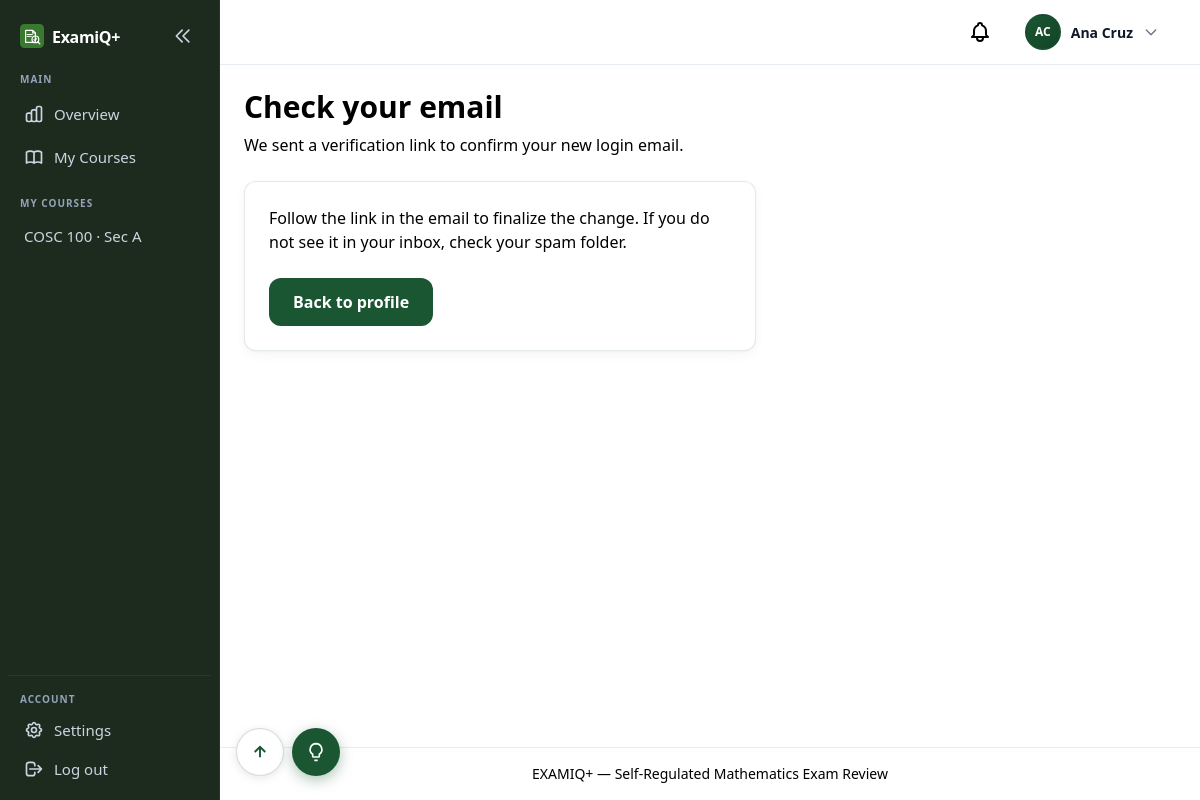
Page /accounts/confirm-email/ (signed in) on the committed database.
### apps/users/models.py (models this page shows, shortened)
class Course(models.Model):
    program = models.ForeignKey(
        Program,
        on_delete=models.PROTECT,
        related_name="course_offerings",
    )
    code = models.CharField(max_length=20)
    name = models.CharField(max_length=200)
    term = models.CharField(max_length=50, default="1st Sem")
    academic_year = models.CharField(max_length=20, default="2026")
    section = models.CharField(max_length=20, default="A")
    is_archived = models.BooleanField(default=False)
    professor = models.ForeignKey(
        User,
        on_delete=models.SET_NULL,
        null=True,
        blank=True,
        related_name="courses_taught",
        limit_choices_to={"role": User.Role.PROFESSOR},
    )
    class Meta:
        verbose_name = "Course"
        verbose_name_plural = "Courses"
        ordering = ["-academic_year", "term", "code"]
        unique_together = [["code", "program", "term", "academic_year", "section"]]
    @property
    def display_label(self) -> str:
        prof = self.professor.get_full_name() if self.professor else "TBA"
        section_part = f"Sec {self.section}, " if self.section else ""
        return f"{self.code} {self.name}, {section_part}{prof}, {self.term} {self.academic_year}"

class User(AbstractUser):
    class Role(models.TextChoices):
        STUDENT = "student", "Student"
        PROFESSOR = "professor", "Faculty"
        CHAIRPERSON = "chairperson", "Department Chairperson"
        CAMPUS_ADMIN = "campus_admin", "Campus Administrator"
    class ApprovalStatus(models.TextChoices):
        APPROVED = "approved", "Approved"
        PENDING = "pending", "Pending"
        REJECTED = "rejected", "Rejected"
    class HomeDegreeProgram(models.TextChoices):
        CS = "cs", "Computer Science"
        IT = "it", "Information Technology"
        BSED_MATH = "bsed_math", "BSEd Mathematics"
        PSYCHOLOGY = "psychology", "Psychology"
        MARKETING = "marketing", "Marketing"
        HR = "hr", "Human Resources"
        HOSPITALITY = "hospitality", "Hospitality Management"
        CRIMINOLOGY = "criminology", "Criminology"
    username = None
    email = models.EmailField(unique=True)
    role = models.CharField(
        max_length=20,
        choices=Role.choices,
        default=Role.STUDENT,
    )
    department = models.ForeignKey(
        Department,
        on_delete=models.SET_NULL,
        null=True,
        blank=True,
        related_name="users",
    )
    home_degree_program = models.CharField(
        max_length=20,
        choices=HomeDegreeProgram.choices,
        blank=True,
        default="",
        help_text="Student's home degree program — scopes review course offerings.",
    )
    year_level = models.ForeignKey(
        "questions.YearLevel",
        on_delete=models.SET_NULL,
        null=True,
        blank=True,
        related_name="students",
        help_text="Student's current year level — scopes available subjects.",
    )
    section = models.ForeignKey(
        ProgramSection,
        on_delete=models.SET_NULL,
        null=True,
        blank=True,
        related_name="students",
        help_text="Student's cohort section for the current academic year.",
    )
    password_changed_at = models.DateTimeField(
        null=True,
        blank=True,
        help_text="When the user last changed their password.",
    )
    middle_name = models.CharField(max_length=150, blank=True, default="")
    profile_photo = models.ImageField(upload_to="profile_photos/", blank=True, null=True)
    student_number = models.CharField(
        max_length=9,
        unique=True,
        null=True,
        blank=True,
        help_text="Nine-digit student ID (students only).",
    )
    employee_id = models.CharField(
        max_length=50,
        blank=True,
        default="",
        help_text="Employee ID for faculty and chairperson accounts.",
    )
    phone_number = models.CharField(
        max_length=11,
        blank=True,
        default="",
        help_text="Eleven-digit mobile number.",
    )
    approval_status = models.CharField(
        max_length=20,
        choices=ApprovalStatus.choices,
        default=ApprovalStatus.APPROVED,
    )
    USERNAME_FIELD = "email"
    REQUIRED_FIELDS: list[str] = []
    objects = UserManager()
    class Meta:
        verbose_name = "User"
        verbose_name_plural = "Users"
        ordering = ["email"]
    def get_full_name(self) -> str:
        parts = [self.first_name, self.middle_name, self.last_name]
        return " ".join(part for part in parts if part).strip()
    @property
    def initials(self) -> str:
        parts = [self.first_name[:1], self.last_name[:1]]
        return "".join(p.upper() for p in parts if p) or self.email[:2].upper()

### apps/users/assignment_services.py (called while the page is built)
def get_professor_course_queryset(professor: User):
    assignment_courses = Course.objects.filter(
        teaching_assignment__professor=professor,
        is_archived=False,
    )
    if assignment_courses.exists():
        return assignment_courses
    return Course.objects.filter(professor=professor, is_archived=False)

### apps/users/notification_services.py (called while the page is built)
def unread_notification_count(user: User) -> int:
    return Notification.objects.filter(user=user, read_at__isnull=True).count()

### templates/account/verification_sent.html (shortened to what this page needs)
{% extends "base.html" %}
{% block content %}
{% include "components/page_header.html" with title="Check your email" subtitle="We sent a verification link to confirm your new login email." %}
<div class="bento-card p-6 max-w-lg">
    <p class="text-examiq-slate">
        Follow the link in the email to finalize the change. If you do not see it in your inbox, check your spam folder.
    </p>
    <a href="{% url 'users:profile' %}" class="btn-primary mt-6 inline-flex">Back to profile</a>
</div>
{% endblock %}

### templates/components/sidebar.html (shortened to what this page needs)
{% if user.is_authenticated %}
<aside id="app-sidebar" class="app-sidebar">
    <div class="app-sidebar-inner">
        <div class="app-sidebar-header">
            {% include "components/sidebar_logo.html" %}
            <button type="button" id="sidebar-collapse-toggle" class="sidebar-collapse-toggle" aria-label="Collapse sidebar" aria-expanded="true">
                <svg class="w-5 h-5 sidebar-collapse-icon" fill="none" stroke="currentColor" viewBox="0 0 24 24"><path stroke-linecap="round" stroke-linejoin="round" stroke-width="2" d="M11 19l-7-7 7-7m8 14l-7-7 7-7"/></svg>
            </button>
        </div>
        <nav class="app-sidebar-nav" aria-label="Main navigation">
            {% if user.role == "student" %}
                <p class="sidebar-section-label">Main</p>
                <a href="{% url 'analytics_student:dashboard' %}" title="Dashboard"
                   class="sidebar-link {% if request.resolver_match.url_name == 'dashboard' and request.resolver_match.namespace == 'analytics_student' %}sidebar-link-active{% endif %}"
                   aria-label="Dashboard">
                    <svg class="sidebar-icon" fill="none" stroke="currentColor" viewBox="0 0 24 24" aria-hidden="true"><path stroke-linecap="round" stroke-linejoin="round" stroke-width="2" d="M4 6a2 2 0 012-2h2a2 2 0 012 2v2a2 2 0 01-2 2H6a2 2 0 01-2-2V6zM14 6a2 2 0 012-2h2a2 2 0 012 2v2a2 2 0 01-2 2h-2a2 2 0 01-2-2V6zM4 16a2 2 0 012-2h2a2 2 0 012 2v2a2 2 0 01-2 2H6a2 2 0 01-2-2v-2zM14 16a2 2 0 012-2h2a2 2 0 012 2v2a2 2 0 01-2 2h-2a2 2 0 01-2-2v-2z"/></svg>
                    <span class="sidebar-label">Dashboard</span>
                </a>
                <a href="{% url 'reviews:setup' %}" title="Start Review"
                   class="sidebar-link {% if request.resolver_match.url_name == 'setup' %}sidebar-link-active{% endif %}"
                   aria-label="Start Review">
                    <svg class="sidebar-icon" fill="none" stroke="currentColor" viewBox="0 0 24 24" aria-hidden="true"><path stroke-linecap="round" stroke-linejoin="round" stroke-width="2" d="M12 8v4l3 3m6-3a9 9 0 11-18 0 9 9 0 0118 0z"/></svg>
                    <span class="sidebar-label">Start Review</span>
                </a>
                <p class="sidebar-section-label">Insights</p>
                <a href="{% url 'analytics_student:session_history' %}" title="Session History"
                   class="sidebar-link {% if request.resolver_match.url_name == 'session_history' %}sidebar-link-active{% endif %}"
                   aria-label="Session History">
                    <svg class="sidebar-icon" fill="none" stroke="currentColor" viewBox="0 0 24 24" aria-hidden="true"><path stroke-linecap="round" stroke-linejoin="round" stroke-width="2" d="M12 8v4l3 3m6-3a9 9 0 11-18 0 9 9 0 0118 0z"/></svg>
                    <span class="sidebar-label">Session History</span>
                </a>
                <a href="{% url 'analytics_student:mistakes' %}" title="Mistakes"
                   class="sidebar-link {% if request.resolver_match.url_name == 'mistakes' %}sidebar-link-active{% endif %}"
                   aria-label="Mistakes">
                    <svg class="sidebar-icon" fill="none" stroke="currentColor" viewBox="0 0 24 24" aria-hidden="true"><path stroke-linecap="round" stroke-linejoin="round" stroke-width="2" d="M12 9v2m0 4h.01m-6.938 4h13.856c1.54 0 2.502-1.667 1.732-3L13.732 4c-.77-1.333-2.694-1.333-3.464 0L3.34 16c-.77 1.333.192 3 1.732 3z"/></svg>
                    <span class="sidebar-label">Mistakes</span>
                </a>
                <a href="{% url 'analytics_student:mistake_patterns' %}" title="Weak Areas"
                   class="sidebar-link {% if request.resolver_match.url_name == 'mistake_patterns' %}sidebar-link-active{% endif %}"
                   aria-label="Weak Areas">
                    <svg class="sidebar-icon" fill="none" stroke="currentColor" viewBox="0 0 24 24" aria-hidden="true"><path stroke-linecap="round" stroke-linejoin="round" stroke-width="2" d="M9 19v-6a2 2 0 00-2-2H5a2 2 0 00-2 2v6a2 2 0 002 2h2a2 2 0 002-2zm0 0V9a2 2 0 012-2h2a2 2 0 012 2v10m-6 0a2 2 0 002 2h2a2 2 0 002-2m0 0V5a2 2 0 012-2h2a2 2 0 012 2v14a2 2 0 01-2 2h-2a2 2 0 01-2-2z"/></svg>
                    <span class="sidebar-label">Weak Areas</span>
                </a>
                <a href="{% url 'analytics_student:topic_progress' %}" title="Topic Progress"
                   class="sidebar-link {% if request.resolver_match.url_name == 'topic_progress' %}sidebar-link-active{% endif %}"
                   aria-label="Topic Progress">
                    <svg class="sidebar-icon" fill="none" stroke="currentColor" viewBox="0 0 24 24" aria-hidden="true"><path stroke-linecap="round" stroke-linejoin="round" stroke-width="2" d="M13 7h8m0 0v8m0-8l-8 8-4-4-6 6"/></svg>
                    <span class="sidebar-label">Topic Progress</span>
                </a>
            {% elif user.role == "professor" %}
                <p class="sidebar-section-label">Main</p>
                <a href="{% url 'analytics_professor:overview' %}" title="Overview"
                   class="sidebar-link {% if request.resolver_match.url_name == 'overview' %}sidebar-link-active{% endif %}"
                   aria-label="Overview">
                    <span class="sidebar-label">Overview</span>
                </a>
                <a href="{% url 'analytics_professor:course_list' %}" title="My Courses"
                   class="sidebar-link {% if request.resolver_match.url_name == 'course_list' or request.resolver_match.url_name == 'course_create' %}sidebar-link-active{% endif %}"
                   aria-label="My Courses">
                    <span class="sidebar-label">My Courses</span>
                </a>
                {% if professor_courses %}
                <p class="sidebar-section-label sidebar-course-label">My courses</p>
                <div class="sidebar-course-list">
                    {% for course in professor_courses %}
                    <a href="{% url 'analytics_professor:course_detail' course.pk %}" title="{{ course.display_label }}"
                       class="sidebar-link sidebar-link-compact {% if sidebar_course.pk == course.pk %}sidebar-link-active{% endif %}">
                        <span class="sidebar-label">{% if course.section %}{{ course.code }} · Sec {{ course.section }}{% else %}{{ course.code }}{% endif %}</span>
                    </a>
                    {% endfor %}
                </div>
                {% endif %}
            {% endif %}
        </nav>
        <div class="app-sidebar-account" aria-label="Account">
            <p class="sidebar-section-label">Account</p>
            <a href="{% url 'users:profile' %}" title="Settings"
               class="sidebar-link {% if request.resolver_match.namespace == 'users' %}sidebar-link-active{% endif %}"
               aria-label="Settings">
                <span class="sidebar-label">Settings</span>
            </a>
            <a href="{% url 'account_logout' %}" title="Log out"
               class="sidebar-link"
               aria-label="Log out">
                <svg class="sidebar-icon" fill="none" stroke="currentColor" viewBox="0 0 24 24" aria-hidden="true"><path stroke-linecap="round" stroke-linejoin="round" stroke-width="2" d="M17 16l4-4m0 0l-4-4m4 4H7m6 4v1a3 3 0 01-3 3H6a3 3 0 01-3-3V7a3 3 0 013-3h4a3 3 0 013 3v1"/></svg>
                <span class="sidebar-label">Log out</span>
            </a>
        </div>
    </div>
</aside>
{% endif %}

### templates/components/navbar.html (shortened to what this page needs)
{% if user.is_authenticated %}
<header class="app-topbar">
    <div class="app-topbar-inner">
        <a href="{% url 'users:notifications' %}" class="relative p-2 text-examiq-slate hover:text-examiq-navy" aria-label="Notifications">
        </a>
        <div class="profile-dropdown" data-dropdown>
            <button type="button" class="profile-dropdown-trigger" data-dropdown-toggle aria-expanded="false" aria-haspopup="true">
                {% include "components/profile_avatar_upload.html" with size="nav" show_camera=False preview_id="nav-avatar-preview" %}
                <span class="profile-name hidden sm:inline">{{ user.get_full_name|default:user.email }}</span>
                <svg class="profile-chevron w-4 h-4" fill="none" stroke="currentColor" viewBox="0 0 24 24">
                    <path stroke-linecap="round" stroke-linejoin="round" stroke-width="2" d="M19 9l-7 7-7-7"/>
                </svg>
            </button>
        </div>
    </div>
</header>
{% endif %}

### templates/components/profile_avatar_upload.html (shortened to what this page needs)
{% load static %}
<div class="profile-avatar-wrap profile-avatar-wrap--{{ size|default:'form' }}">
    {% if user.profile_photo %}
    <img src="{{ user.profile_photo.url }}"
         alt=""
         class="profile-avatar-image"
         id="{% if preview_id %}{{ preview_id }}{% else %}profile-photo-preview{% endif %}">
    {% else %}
    <span class="profile-avatar profile-avatar--{{ user.role }} profile-avatar-image"
          id="{% if preview_id %}{{ preview_id }}{% else %}profile-photo-preview-fallback{% endif %}"
          aria-hidden="true">{{ user.initials }}</span>
    {% endif %}
</div>

### rows in the picture
Course: code "COSC 100", section "A"
User: initials "AC", get_full_name "Ana Cruz"

### other values in the picture
{{ title }} "Check your email"
{{ subtitle }} "We sent a verification link to confirm your new login email."
